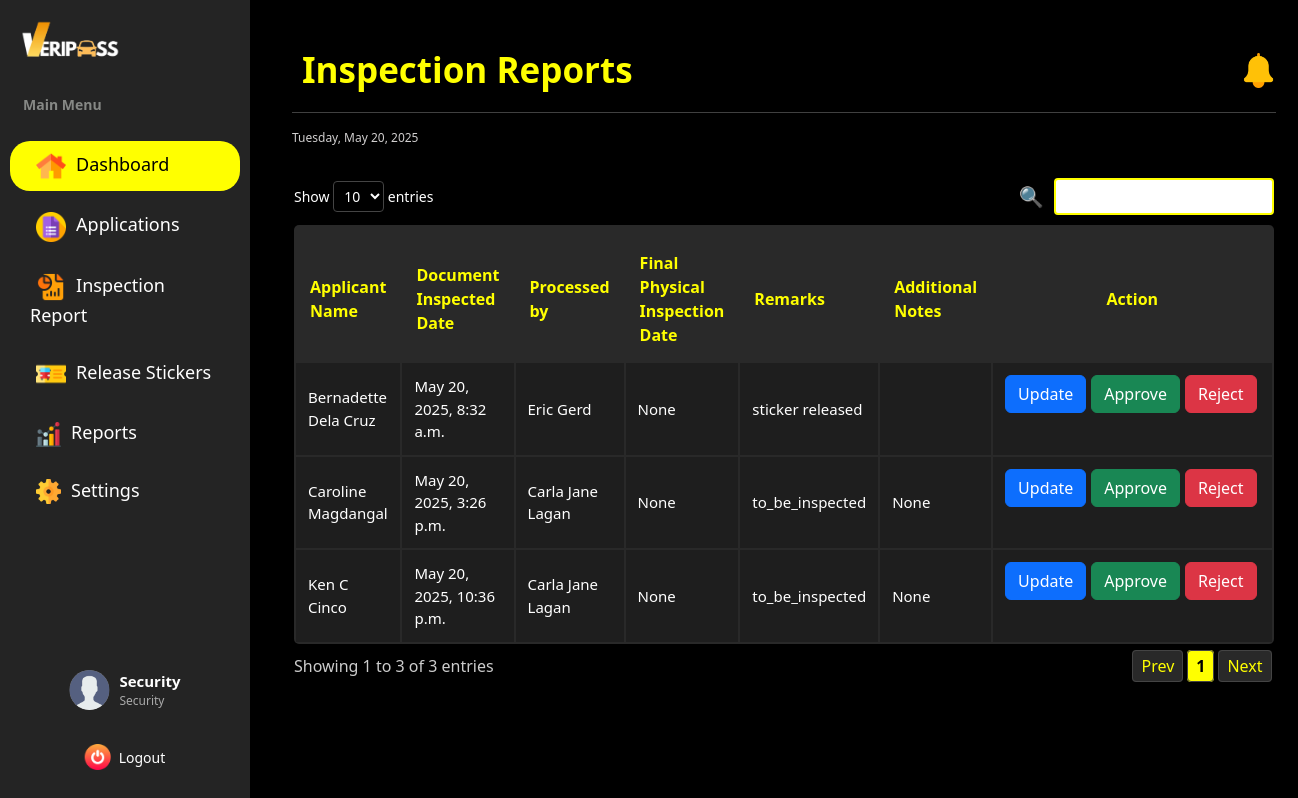
Page /dashboard/security/manage_inspection/ (signed in) on the earlier database version.
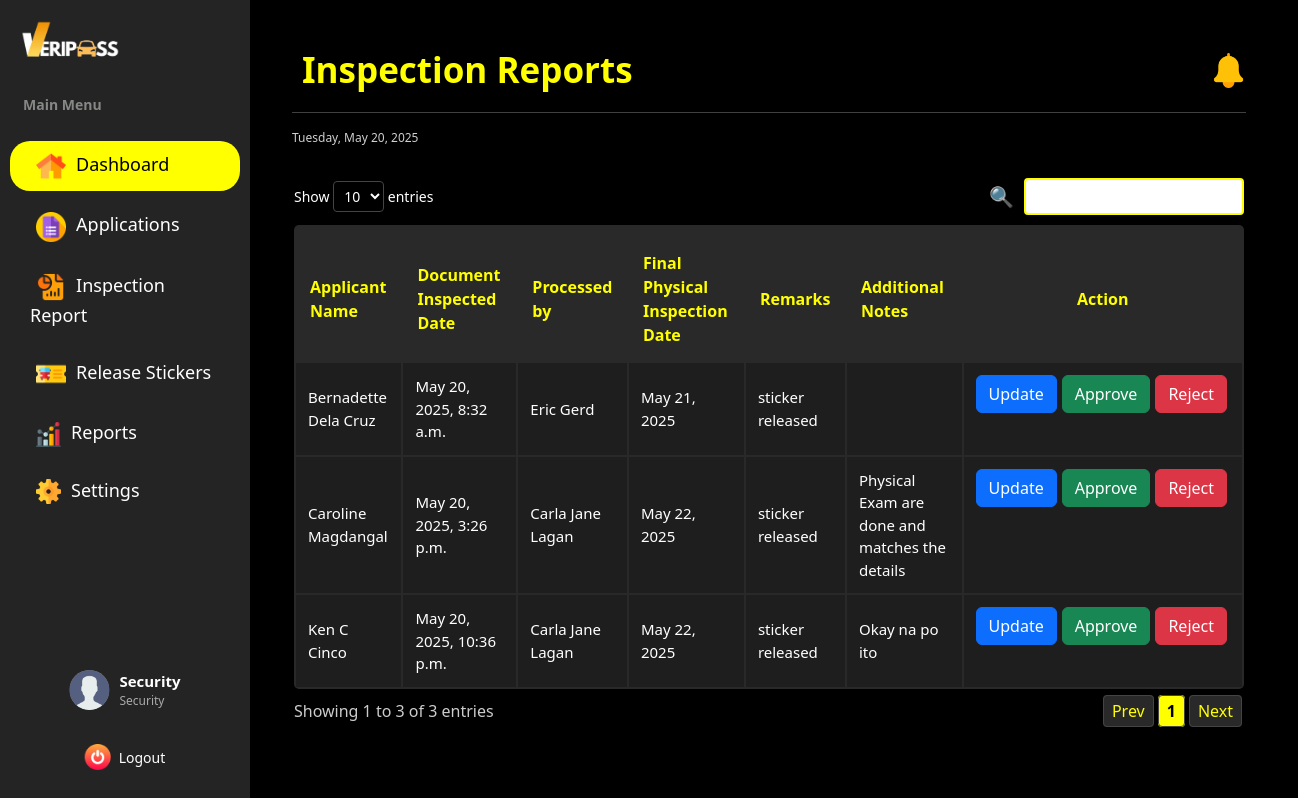
Same page on the later database version.
### vehicle_pass/models.py (models this page shows, shortened)
class BaseModel(models.Model):
    created_at = models.DateTimeField(auto_now_add=True, db_index=True)
    updated_at = models.DateTimeField(auto_now=True)
    class Meta:
        abstract = True

class InspectionReport(BaseModel):
    REMARK_CHOICES = [
        ('to be inspected', 'To Be Inspected'),
        ('sticker released', 'Sticker Released'),
        ('application declined', 'Application Declined'),
        ('request refund', 'To Request Refund'),
    ]
    payment_number = models.ForeignKey(PaymentTransaction, on_delete=models.CASCADE)
    security = models.ForeignKey(SecurityProfile, on_delete=models.CASCADE, null=True)
    document_inspection_date = models.DateTimeField(auto_now_add=True)
    physical_final_inspection_date = models.DateField(null=True, blank=True)
    remarks = models.CharField(max_length=30, choices=REMARK_CHOICES, default='to_be_inspected')
    additional_notes = models.TextField(blank=True, null=True)
    is_approved = models.BooleanField(default=False)

class PaymentTransaction(BaseModel):
    STATUS_CHOICES = [
        ('pending', 'Pending'),
        ('paid', 'Paid'),
        ('unpaid', 'Unpaid'),
        ('void', 'Void')
    ]
    registration = models.ForeignKey(Registration, on_delete=models.CASCADE)
    receipt_number = models.CharField(max_length=20, unique=True, null=True)
    cashier = models.ForeignKey(CashierProfile, on_delete=models.CASCADE, null=True)
    admin = models.ForeignKey(AdminProfile, on_delete=models.CASCADE, null=True)
    status = models.CharField(max_length=10, choices=STATUS_CHOICES, default="pending")
    due_date = models.DateTimeField(blank=True, null=True)
    date_processed = models.DateTimeField(auto_now_add=True)
    remarks = models.CharField(max_length=75, null=True)

class Registration(BaseModel):
    STATUS_CHOICES = [
        ('pending', 'Pending'),
        ('cancelled', 'Cancelled'),
        ('for payment', 'For Payment'),
        ('reviewing documents', 'Reviewing Documents'),
        ('for final inspection', 'For Final Inspection'),
        ('approved', 'Approved'),
        ('rejected', 'Rejected')
    ]
    registrationNumber = models.BigAutoField(primary_key=True)
    user = models.ForeignKey(UserProfile, on_delete=models.CASCADE)
    vehicle = models.ForeignKey(Vehicle, on_delete=models.CASCADE)
    files = models.URLField(max_length=250)
    status = models.CharField(max_length=20, choices=STATUS_CHOICES, default='pending')
    remarks = models.TextField(null=True)
    document_reviewed_by = models.ForeignKey(SecurityProfile, on_delete=models.CASCADE, null=True, blank=True)

class UserProfile(BaseModel):
    ROLE_CHOICES = [('user', 'User'),
        ('security', 'Security'),
        ('cashier', 'Cashier'),
        ('admin', 'Admin')
        ]
    SCHOOL_ROLE_CHOICES = [('student', 'Student'),
                   ('faculty', 'Faculty'),
                   ('university personnel', 'University Personnel')
                   ]
    profile_picture = models.ImageField(
        upload_to='profile_pictures/',
        blank=True,
        null=True,
    )
    corporate_email = models.EmailField(max_length=50, unique=True)
    password = models.CharField(max_length=128)
    lastname = models.CharField(max_length=25)
    firstname = models.CharField(max_length=50)
    middle_name = models.CharField(max_length=25, blank=True, null=True)
    suffix = models.CharField(max_length=5, blank=True, null=True)
    dl_number = models.CharField(max_length=15, blank=True, null=True)
    college = models.CharField(max_length=100, blank=True, null=True)
    program = models.CharField(max_length=100, blank=True, null=True)
    department = models.CharField(max_length=100, blank=True, null=True)
    address = models.CharField(max_length=100, blank=True, null=True)
    role = models.CharField(max_length=20, choices=ROLE_CHOICES, default='user', null=True)
    school_role = models.CharField(max_length=20, choices=SCHOOL_ROLE_CHOICES, null=True, blank=True)

class SecurityProfile(BaseModel):
    user = models.ForeignKey(UserProfile, on_delete=models.CASCADE)
    profile_picture = models.ImageField(
        upload_to='profile_pictures/',
        blank=True,
        null=True,
    )
    badgeNumber = models.CharField(max_length=10)
    job_title = models.CharField(max_length=30)

### vehicle_pass/views.py (the view)
# urls.py: path("dashboard/security/manage_inspection/", SecurityViewInspectionReports.as_view(), name="security_manage_inspection"),
class SecurityViewInspectionReports(CustomLoginRequiredMixin, ListView):
    model = InspectionReport
    template_name = 'Security Dashboard/Security_Inspection.html'
    context_object_name = 'inspections'
    paginate_by = 20
    def get_queryset(self):
        return InspectionReport.objects.exclude(remarks='sticker_released')

### vehicle_pass/authentication.py (called while the page is built)
    def dispatch(self, request, *args, **kwargs):
        if not request.session.get("user_id"): #overrides the django dispatch
            return redirect("login")  #redirect to login if no active on session
        return super().dispatch(request, *args, **kwargs)

### vehicle_pass/context_processors.py (called while the page is built)
def admin_user_context(request):
    if hasattr(request, 'session') and 'user_id' in request.session:
        try:
            user_id = request.session.get('user_id')
            admin_user = UserProfile.objects.get(id=user_id, role='admin')
            admin_name = f"{admin_user.firstname} {admin_user.lastname}"
        except Exception as e:
            admin_name = "Admin"
    else:
        admin_name = "Not Logged In"
    return {'admin_name': admin_name}

def cashier_user_context(request):
    if hasattr(request, 'session') and 'user_id' in request.session:
        try:
            user_id = request.session.get('user_id')
            cashier_user = UserProfile.objects.get(id=user_id, role='cashier')
            cashier_name = f"{cashier_user.firstname} {cashier_user.lastname}"
        except Exception as e:
            cashier_name = "Cashier"
    else:
        cashier_name = "Not Logged In"
    return {'cashier_name': cashier_name}

def default_user_context(request):
    if hasattr(request, 'session') and 'user_id' in request.session:
        try:
            user_id = request.session.get('user_id')
            default_user = UserProfile.objects.get(id=user_id, role='user')
            user_name = f"{default_user.firstname} {default_user.lastname}"
        except Exception as e:
            user_name = "User"
    else:
        user_name = "Not Logged In"
    return {'user_name': user_name}

def security_user_context(request):
    if hasattr(request, 'session') and 'user_id' in request.session:
        try:
            user_id = request.session.get('user_id')
            security_user = UserProfile.objects.get(id=user_id, role='security')
            security_name = f"{security_user.firstname} {security_user.lastname}"
        except Exception as e:
            security_name = "Security"
    else:
        security_name = "Not Logged In"
    return {'security_name': security_name}

### templates/Security Dashboard/Security_Inspection.html (shortened to what this page needs)
{% extends "includes/security_sidebar.html" %}
{% load static %}
{% block extra_css %}
    <link rel="stylesheet" href="{% static 'css/security-dashboard-style.css' %}">
    <link rel="stylesheet" href="https://cdn.jsdelivr.net/npm/bootstrap@5.3.5/dist/css/bootstrap.min.css">
    <link rel="stylesheet" href="{% static 'css/sidebar.css' %}">
{% endblock %}
{% block content %}
<div class="main-content flex-grow-1 ms-uto">
    <div class="container-fluid py-1">
            <div class="d-flex flex-column flex-md-row justify-content-between align-items-start align-items-md-center mb-3">
                <h2 class="title mb-3 mb-md-0">Inspection Reports</h2>
                <div class="d-flex align-items-center gap-3">
                    <a href="Announcements.html" class="text-decoration-none text-light position-relative">
                        <img src="{% static 'images/notification.png' %}" alt="Notifications" width="35" height="35">
                    </a>
                </div>
            </div>
        <hr>
        <small><span id="date"></span></small>
        <br>
        <section class="table-container">
            <table id="myTable" class="inspection-table">
                <thead>
                    <tr>
                        <th>Applicant Name</th>
                        <th>Document Inspected Date</th>
                        <th>Processed by</th>
                        <th>Final Physical Inspection Date</th>
                        <th>Remarks</th>
                        <th>Additional Notes</th>
                        <th>Action</th>
                    </tr>
                </thead>
                <tbody>
                {% for applicant in inspections %}
                    <tr>
                        <td>{{ applicant.payment_number.registration.user.firstname }} {{ applicant.payment_number.registration.user.middle_name|default_if_none:""|slice:":1" }} {{ applicant.payment_number.registration.user.lastname }} {{ applicant.payment_number.registration.user.suffix|default_if_none:"" }}</td>
                        <td>{{ applicant.document_inspection_date }}</td>
                        <td>{{ applicant.payment_number.registration.document_reviewed_by.user.firstname }} {{ applicant.payment_number.registration.document_reviewed_by.user.lastname }} </td>
                        <td>{{ applicant.physical_final_inspection_date }}</td>
                        <td>{{ applicant.remarks }}</td>
                        <td>{{ applicant.additional_notes }}</td>
                        <td>
                            <a href="{% url 'update_final_inspection_date' applicant.pk %}" class="btn btn-primary">Update</a>
                            <button class="btn btn-success inspect-btn" data-bs-toggle="modal" data-bs-target="#approveModal" data-id="{{ applicant.id }}" onclick="console.log('Approve button clicked for ID: {{ applicant.id }}')">Approve</button>
                            <button class="btn btn-danger inspect-btn" data-bs-toggle="modal" data-bs-target="#rejectModal" data-id="{{ applicant.id }}" onclick="console.log('Reject button clicked for ID: {{ applicant.id }}')">Reject</button>
                        </td>
                    </tr>
                {% endfor %}
                </tbody>
            </table>
        </section>
    </div>
</div>
{% endblock %}

### templates/includes/security_sidebar.html (shortened to what this page needs)
{% load static %}
<!DOCTYPE html>
<html lang="en">
<head>
    <link rel="stylesheet" href="https://cdn.jsdelivr.net/npm/bootstrap@5.3.0/dist/css/bootstrap.min.css">
    <link rel="stylesheet" href="{% static 'css/sidebar.css' %}">
    {% block extra_css %}{% endblock %}
</head>
<body>
<div class="sidebar" id="sidebar">
    <a href="#">
        <img src="{% static 'images/navbar-brand img.png' %}" class="img-fluid" style="width: 100px; margin-left: 20px;">
    </a>
    <br>
    <p>Main Menu</p>
    <ul>
        <li data-menu="dashboard">
            <a href="{% url 'security_dashboard' %}">
                <img src="{% static 'images/home.png' %}" alt="Dashboard" width="30">
                <span>Dashboard</span>
            </a>
        </li>
        <li data-menu="application">
            <a href="{% url 'security_manage_application' %}">
                <img src="{% static 'images/application.png' %}" alt="Status" width="30">
                <span>Applications</span>
            </a>
        </li>
        <li data-menu="inspection">
            <a href="{% url 'security_manage_inspection' %}">
                <img src="{% static 'images/report.png' %}" alt="Status" width="30">
                <span>Inspection Report</span>
            </a>
        </li>
        <li data-menu="status">
            <a href="{% url 'security_manage_stickers' %}">
                <img src="{% static 'images/passes.png' %}" alt="Status" width="30">
                <span>Release Stickers</span>
            </a>
        </li>
        <li data-menu="history">
            <a href="{% url 'security_report' %}">
                <img src="{% static 'images/statistics.png' %}" alt="History" width="25">
                <span> Reports</span>
            </a>
        </li>
        <li data-menu="securitysettings">
            <a href="{% url 'security_settings' %}">
                <img src="{% static 'images/settings.png' %}" alt="Settings" width="25">
                <span>Settings</span>
            </a>
        </li>
    </ul>
    <a href="{% url 'logout' %}" id="logout">
        <img src="{% static 'images/power-off.png' %}" alt="Logout" width="25">
        <span>Logout</span>
    </a>
    <div class="profile">
        <img src="{% static 'images/profile-placeholder.png' %}" alt="Profile Picture">
        <div class="profile-info">
            <span class="name">{{ security_name }}</span>
            <span class="position">Security</span>
        </div>
    </div>
</div>
<div class="main-content">
    {% block content %}{% endblock %}
</div>
</body>
</html>

### static/css/sidebar.css (style rules this page uses)
.sidebar { display: flex; flex-direction: column; justify-content: flex-start; align-items: right; width: 250px; height: 100vh; background: #242424; color: black !important; position: fixed; top: 0; left: 0; overflow-x: hidden; padding-top: 20px; overflow-y: hidden; }
.sidebar ul { list-style: none; padding-left: 0; }
.sidebar ul li { padding: 10px 20px; text-align: left; margin: 10px; }
.sidebar ul li a { color: white; text-decoration: none; display: block; font-size: 18px; font-weight: 200% !important; }
.sidebar ul li a img { margin-left: 3%; margin-right: 3%; align-items: center; }
.sidebar p { font-size: 14px; color: rgb(134, 136, 133); padding-top: 10px; padding-left: 23px; font-weight: bold; }
.profile { position: absolute; bottom: 80px; left: 50%; transform: translateX(-50%); display: flex; align-items: center; flex-direction: row; gap: 10px; padding: 10px; width: max-content; }
.profile img { width: 40px; height: 40px; border-radius: 50%; background-color: gray; object-fit: cover; }
.profile-info { display: flex; flex-direction: column; color: white; font-size: 14px; }
.profile-info .name { font-weight: bold; font-size: 15px; }
.profile-info .position { font-size: 12px; color: rgb(170, 170, 170); }
#logout { position: absolute; left: 50%; bottom: 30px; transform: translateX(-50%); display: flex; align-items: center; gap: 8px; color: white; text-decoration: none; font-weight: 500; font-size: 14px; transition: transform 0.3s ease-in-out, color 0.3s ease-in-out; }
#logout img { width: 26px; height: 26px; transition: transform 0.4s ease-in-out; }
.sidebar ul li.active { background: yellow !important; border-radius: 20px; }
.sidebar ul li.active a { color: black !important; }
.nav-link:hover, .active { background-color: yellow !important; border-radius: 5px; }

### static/css/security-dashboard-style.css (style rules this page uses)
* { margin: 0; padding: 0; box-sizing: border-box; }
body { font-family: system-ui, -apple-system, BlinkMacSystemFont, 'Segoe UI', Roboto, Oxygen, Ubuntu, Cantarell, 'Open Sans', 'Helvetica Neue', sans-serif !important; display: flex; background-color: black !important; color: white !important; transition: all 0.3s ease; }
.title { margin: 0; font-size: 35px; display: flex; align-items: center; font-weight: bold; color: yellow; justify-content: space-between; padding: 5px 10px; }
#date { font-size: 12px; color: rgb(208, 206, 206) !important; margin: 0; display: flex; align-items: center; margin-bottom: 5px; }
.table-container { background: rgb(0, 0, 0); padding: 2px; border-radius: 5px; }
.inspection-table { width: 100%; border-collapse: separate; border-radius: 5px; background-color: #292929; color: white; padding-top: 10px; }
.inspection-table th { font-weight: bold; padding: 14px; color: yellow; font-size: 16px; }
.inspection-table td { padding: 12px; font-size: 15px; }
.inspection-table tr { color: white; }
.inspection-table tbody tr:nth-child(odd) { background-color: #1e1e1e !important; }
.inspection-table tbody tr:nth-child(even) { background-color: #1e1e1e !important; }
.inspection-table th:first-child { cursor: pointer; }
.inspection-table th:nth-child(7), .inspection-table td:nth-child(7) { text-align: center; }
.inspection-table td:nth-child(7) { display: flex; justify-content: flex-end; gap: 5px; padding-right: 15px; }
.main-content { flex-grow: 1; padding: 20px; margin-left: 120px; background-color: #000; }
.container-fluid { background-color: #000; color: white; }

### templates/Security Dashboard/Security_Inspection.html (style rules this page uses)
.main-content { flex-grow: 1; padding: 20px; margin-left: 120px; }

Differences in the rows shown:
changed InspectionReport "Bernadette": physical_final_inspection_date "None" → "May 21, 2025"
changed InspectionReport "Caroline": physical_final_inspection_date "None" → "May 22, 2025"; remarks "to_be_inspected" → "sticker released"; additional_notes "None" → "Physical Exam are done and matches the details"
changed InspectionReport "Ken": physical_final_inspection_date "None" → "May 22, 2025"; remarks "to_be_inspected" → "sticker released"; additional_notes "None" → "Okay na po ito"
